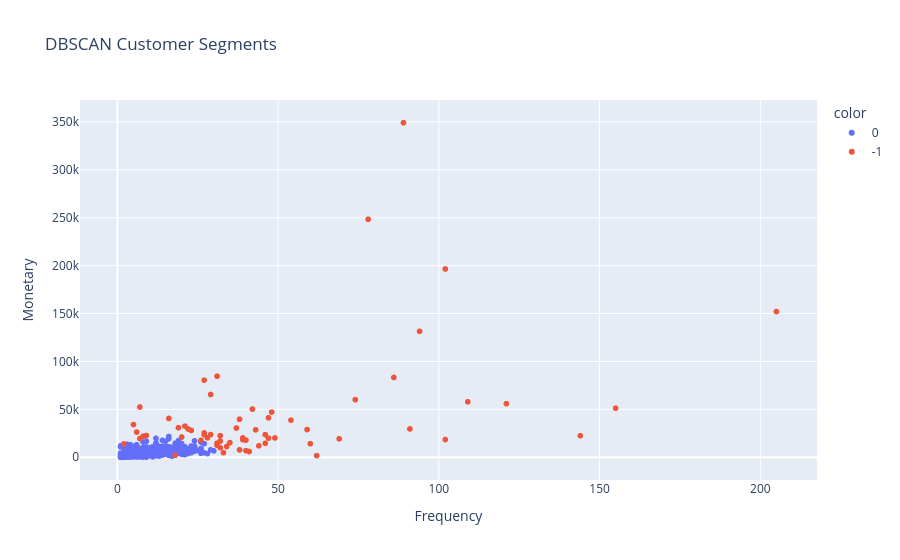

This figure's notebook cell:
### Code cell
fig = px.scatter(

    rfm_df,

    x="Frequency",

    y="Monetary",

    color=rfm_df["DBSCAN_Cluster"].astype(str),

    title="DBSCAN Customer Segments"
)

fig.show()

### Figure 1 — Plotly figure (JSON) as saved in the notebook; plotly's stock layout.template omitted (floating-point values rounded to 4 significant figures; data arrays with more than 128 entries replaced by an {"elided": "..."} marker saying what was removed)
{"data": [{"hovertemplate": "color=0<br>Frequency=%{x}<br>Monetary=%{y}<extra></extra>", "legendgroup": "0", "marker": {"color": "#636efa", "symbol": "circle"}, "mode": "markers", "name": "0", "showlegend": true, "type": "scattergl", "x": {"elided": "4245 int values"}, "xaxis": "x", "y": {"elided": "4245 float values"}, "yaxis": "y"}, {"hovertemplate": "color=-1<br>Frequency=%{x}<br>Monetary=%{y}<extra></extra>", "legendgroup": "-1", "marker": {"color": "#EF553B", "symbol": "circle"}, "mode": "markers", "name": "-1", "showlegend": true, "type": "scattergl", "x": [7, 49, 29, 20, 144, 41, 39, 42, 33, 32, 19, 109, 48, 34, 46, 38, 35, 94, 39, 37, 54, 23, 5, 27, 9, 102, 38, 69, 102, 78, 31, 43, 205, 47, 86, 121, 2, 31, 21, 16, 26, 39, 47, 40, 59, 27, 22, 29, 32, 44, 60, 27, 46, 7, 31, 40, 28, 91, 155, 39, 6, 74, 62, 18, 89, 32, 8], "xaxis": "x", "y": [19540.0, 20130.0, 23690.0, 21110.0, 22460.0, 5997.0, 19330.0, 50290.0, 4783.0, 16900.0, 30870.0, 57890.0, 47110.0, 11240.0, 23620.0, 7671.0, 15310.0, 131400.0, 18320.0, 30500.0, 38680.0, 28020.0, 34100.0, 23630.0, 22710.0, 196500.0, 39670.0, 19260.0, 18480.0, 248400.0, 12420.0, 28620.0, 152100.0, 19960.0, 83280.0, 55940.0, 13920.0, 14690.0, 32450.0, 40520.0, 17700.0, 20010.0, 41180.0, 6849.0, 28900.0, 80490.0, 29480.0, 65500.0, 22550.0, 11920.0, 14170.0, 25380.0, 14520.0, 52420.0, 84540.0, 17890.0, 20330.0, 29560.0, 51210.0, 20140.0, 26290.0, 60120.0, 1698.0, 2126.0, 349200.0, 9906.0, 21960.0], "yaxis": "y"}], "layout": {"legend": {"title": {"text": "color"}, "tracegroupgap": 0}, "title": {"text": "DBSCAN Customer Segments"}, "xaxis": {"anchor": "y", "domain": [0, 1], "title": {"text": "Frequency"}}, "yaxis": {"anchor": "x", "domain": [0, 1], "title": {"text": "Monetary"}}}}
